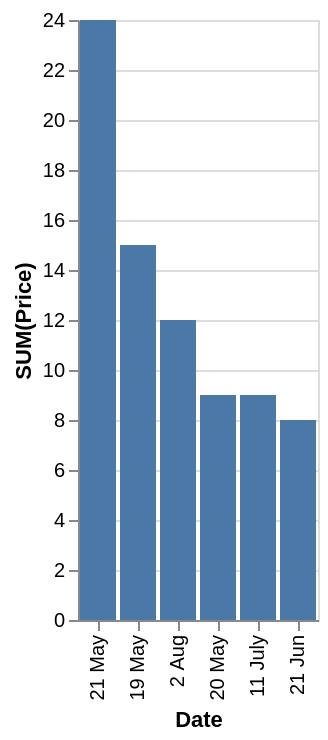

Write the Vega-Lite specification saved for this chart.
### Vega-Lite specification from a JSON file in a GitHub repository (floating-point values rounded to 4 significant figures)
{"data": {"values": [{"x_data": "21 May", "y_data": 24}, {"x_data": "19 May", "y_data": 15}, {"x_data": "2 Aug", "y_data": 12}, {"x_data": "20 May", "y_data": 9}, {"x_data": "11 July", "y_data": 9}, {"x_data": "21 Jun", "y_data": 8}]}, "mark": "bar", "encoding": {"x": {"field": "x_data", "type": "nominal", "title": "Date", "sort": {"op": "sum", "field": "y_data", "order": "descending"}}, "y": {"field": "y_data", "type": "quantitative", "title": "SUM(Price)"}}}
